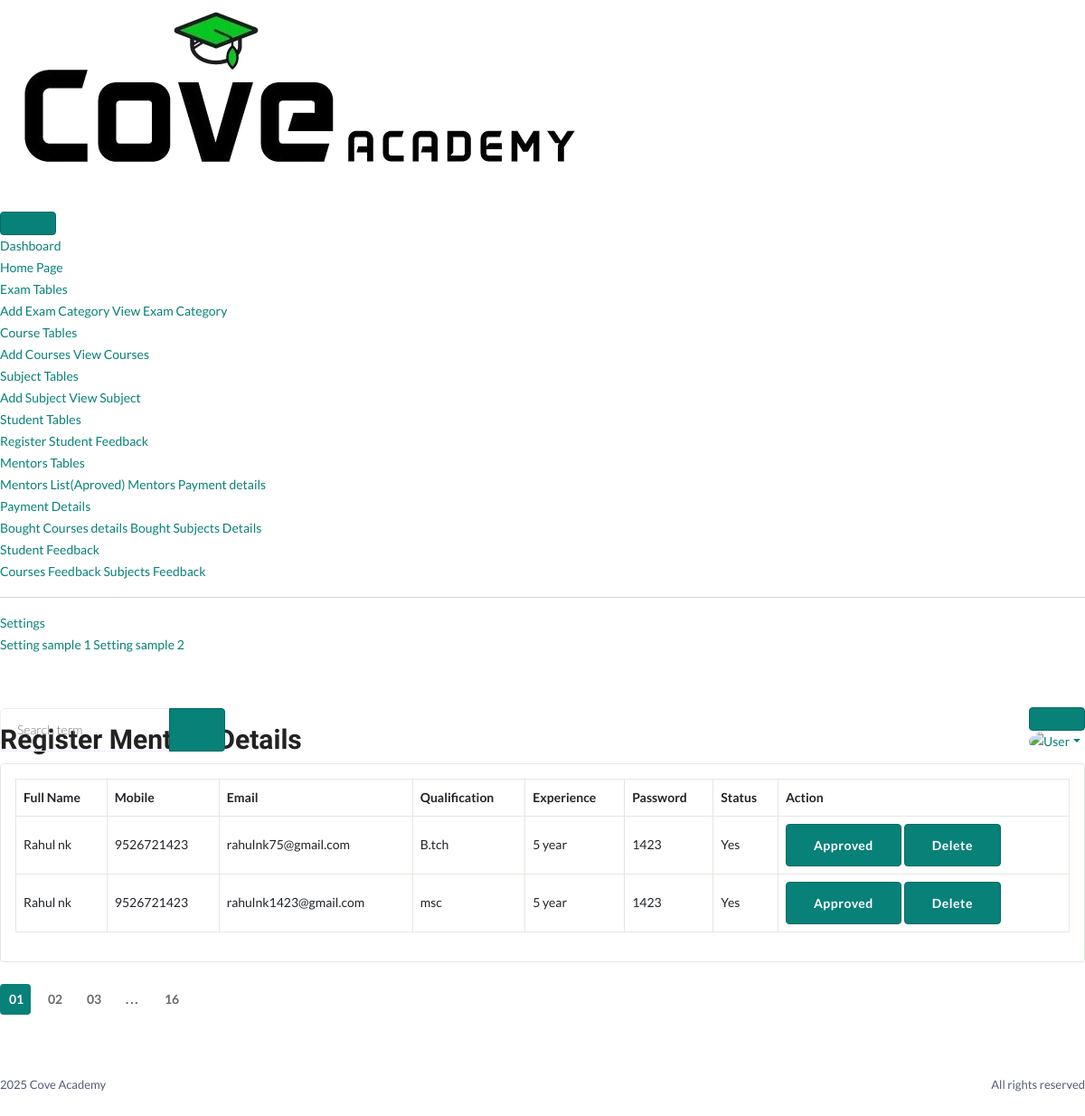
/Backend/Display_Register_Mentors/, run on an earlier commit of the app's database.
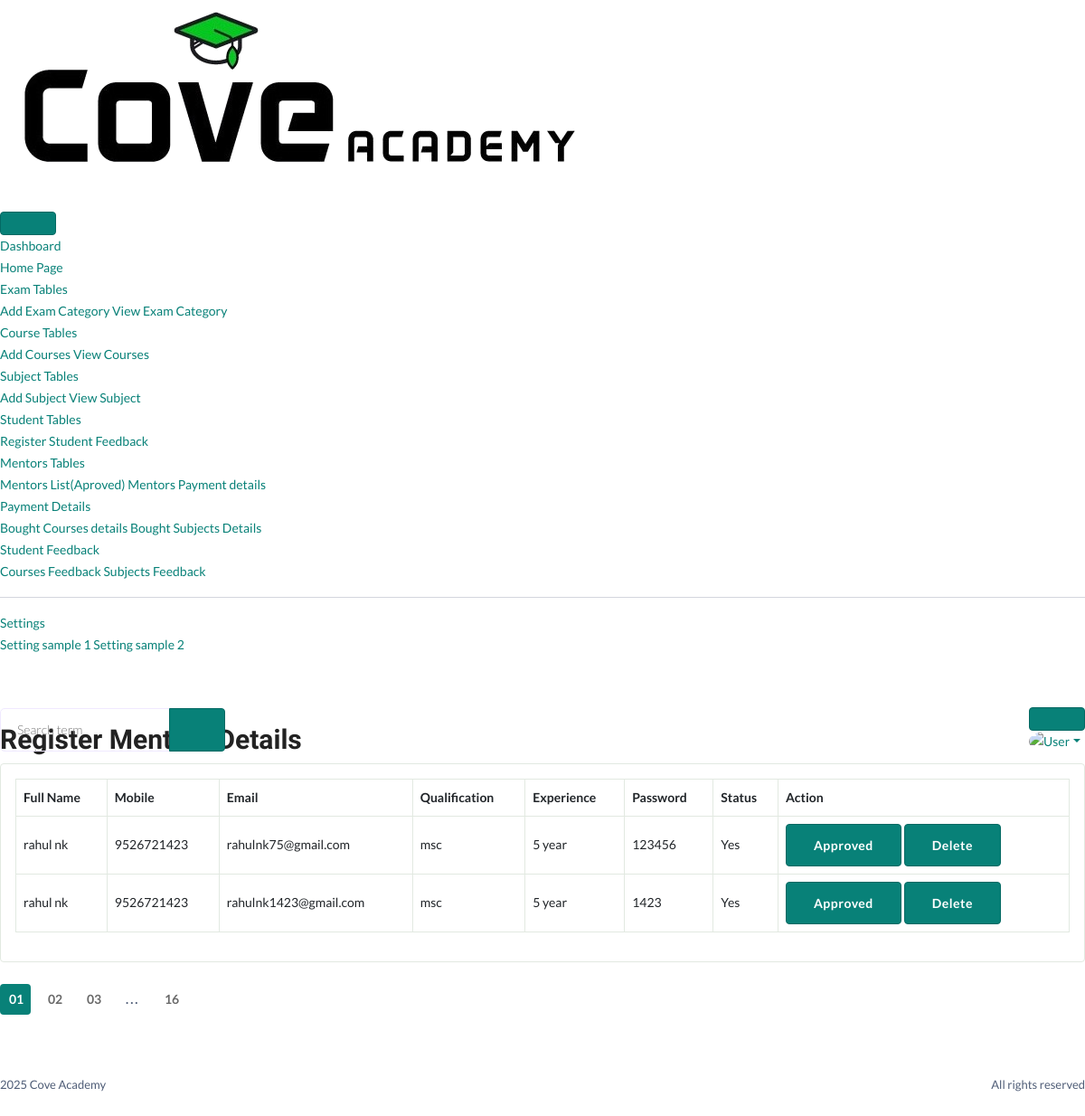
And on a later commit of the database.
### MentorsApp/models.py (models this page shows, shortened)
class Mentors_Register_Db(models.Model):
    Full_Name=models.CharField(max_length=200,null=True,blank=True)
    Mobile=models.IntegerField(null=True,blank=True)
    Email=models.EmailField(max_length=200,null=True,blank=True)
    Qualification=models.CharField(max_length=200,null=True,blank=True)
    Experience=models.CharField(max_length=200,null=True,blank=True)
    Password=models.CharField(max_length=200,null=True,blank=True)
    C_password=models.CharField(max_length=200,null=True,blank=True)
    OTP = models.CharField(max_length=6, null=True, blank=True)
    is_approved = models.BooleanField(default=False)

### Backend/views.py (the view)
# urls.py: path('Display_Register_Mentors/',views.Display_Register_Mentors,name='Display_Register_Mentors'),
def Display_Register_Mentors(request):
    Reg=Mentors_Register_Db.objects.all()
    return render(request,'display_register_mentors.html',{'Reg':Reg})

### Backend/templates/display_register_mentors.html (shortened to what this page needs)
{% extends 'index.html' %}
{% block content %}
<section class="content-main">
    <div class="content-header" style="margin-top: -40px;">
        <div>
            <h2 class="content-title card-title">Register Mentors Details</h2>
        </div>
    </div>
    <div class="card mb-4">
        <div class="card-body">
            <div class="table-responsive">
                <table class="table table-hover">
                    <thead>
                        <tr>
                            <th scope="col">Full Name</th>
                            <th scope="col">Mobile</th>
                            <th scope="col">Email</th>
                            <th scope="col">Qualification</th>
                            <th scope="col">Experience</th>
                            <th scope="col">Password</th>
                            <th scope="col">Status</th>
                            <th scope="col">Action</th>
                        </tr>
                    </thead>
                    <tbody>
                        {% for i in Reg %}
                        <td>{{i.Full_Name}}</td>
                        <td>{{i.Mobile}}</td>
                        <td>{{i.Email}}</td>
                        <td>{{i.Qualification}}</td>
                        <td>{{i.Experience}}</td>
                        <td>{{i.Password}}</td>
                        <td>{{i.is_approved|yesno:"Yes,No"}}</td>
                        <td >
                            {% if not i.is_approved %}
                                <a href="{% url 'Approve_Mentor' mentor_id=i.id %}" class="btn btn-success rounded font-sm">Approve</a>
                            {% else %}
                                <a class="btn btn-info rounded font-sm" disabled>Approved</button>
                            {% endif %}
                            <a href="{% url 'Delete_Register_Mentors' del_id=i.id %}" class="btn btn-danger rounded font-sm" style="margin-left: 3px;">Delete</a>
                            </td>
                        {% endfor %}
                    </tbody>
                </table>
            </div>
        </div>
    </div>
    <div class="pagination-area mt-15 mb-50">
        <nav aria-label="Page navigation example">
            <ul class="pagination justify-content-start">
                <li class="page-item active"><a class="page-link" href="#">01</a></li>
                <li class="page-item"><a class="page-link" href="#">02</a></li>
                <li class="page-item"><a class="page-link" href="#">03</a></li>
                <li class="page-item"><a class="page-link dot" href="#">...</a></li>
                <li class="page-item"><a class="page-link" href="#">16</a></li>
                <li class="page-item"><a class="page-link" href="#"></a></li>
            </ul>
        </nav>
    </div>
</section>
{% endblock %}

What changed in the data, as far as the page shows it:
removed Mentors_Register_Db: Full_Name "Rahul nk", Mobile "9526721423", Email "rahulnk75@gmail.com", Qualification "B.tch", Experience "5 year", Password "1423", is_approved "Yes", shows "Approved"
removed Mentors_Register_Db: Full_Name "Rahul nk", Mobile "9526721423", Email "rahulnk1423@gmail.com", Qualification "msc", Experience "5 year", Password "1423", is_approved "Yes", shows "Approved"
added Mentors_Register_Db: Full_Name "rahul nk", Mobile "9526721423", Email "rahulnk75@gmail.com", Qualification "msc", Experience "5 year", Password "123456", is_approved "Yes", shows "Approved"
added Mentors_Register_Db: Full_Name "rahul nk", Mobile "9526721423", Email "rahulnk1423@gmail.com", Qualification "msc", Experience "5 year", Password "1423", is_approved "Yes", shows "Approved"
